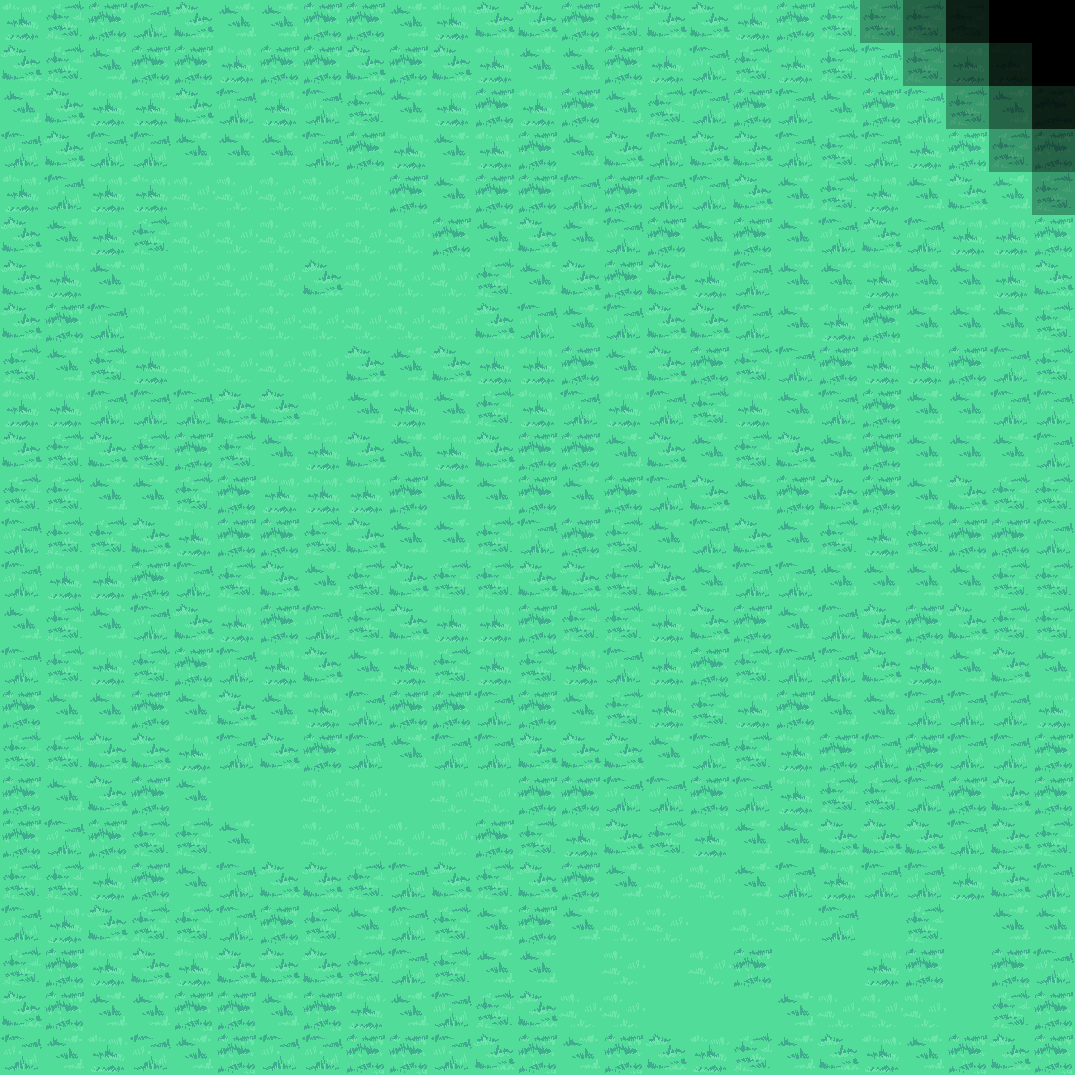

This game map was drawn from its Tiled (.tmx) file and the tilesets committed beside it. A one-line description and the trimmed map source follow:
An orthogonal 25x25 tile map with 43x43 px tiles, 2 tile layers (World_1, World_3), 1 hidden layer not drawn, 20 tilesets and 125 objects.

<map version="1.0" orientation="orthogonal" renderorder="right-down" width="25" height="25" tilewidth="43" tileheight="43" nextobjectid="291">
 <tileset firstgid="1" name="grass" tilewidth="43" tileheight="43">
  <image source="background/grass.png" width="258" height="215" />
 </tileset>
 <tileset firstgid="31" name="sparkle" tilewidth="20" tileheight="25">
  <image source="character/sparkle.png" width="120" height="25" />
  <tile id="0">
   <properties>
    <property name="type" value="sparkle" />
   </properties>
  </tile>
 </tileset>
 <tileset firstgid="37" name="ghost_arms" tilewidth="23" tileheight="31">
  <image source="character/ghost_arms.png" width="92" height="31" />
  <tile id="0">
   <properties>
    <property name="type" value="ghost_arm" />
   </properties>
  </tile>
 </tileset>
 <tileset firstgid="41" name="ghost_bow" tilewidth="18" tileheight="32">
  <image source="character/ghost_bow.png" width="72" height="32" />
  <tile id="3">
   <properties>
    <property name="type" value="ghost_bow" />
   </properties>
  </tile>
 </tileset>
 <tileset firstgid="45" name="ghost_hat" tilewidth="20" tileheight="31">
  <image source="character/ghost_hat.png" width="80" height="31" />
  <tile id="0">
   <properties>
    <property name="type" value="ghost_hat" />
   </properties>
  </tile>
 </tileset>
 <tileset firstgid="49" name="ghost_no_arms" tilewidth="16" tileheight="29">
  <image source="character/ghost_no_arms.png" width="64" height="29" />
  <tile id="0">
   <properties>
    <property name="type" value="ghost_no_arms" />
   </properties>
  </tile>
 </tileset>
 <tileset firstgid="53" name="Bush1_full" tilewidth="60" tileheight="29">
  <image source="collidables/Bush1_full.png" width="60" height="29" />
 </tileset>
 <tileset firstgid="54" name="houseA" tilewidth="82" tileheight="59">
  <image source="collidables/houseA.png" width="82" height="59" />
 </tileset>
 <tileset firstgid="55" name="Bush1_full" tilewidth="60" tileheight="29">
  <image source="collidables/Bush1_full.png" width="60" height="29" />
 </tileset>
 <tileset firstgid="56" name="House_C" tilewidth="111" tileheight="47">
  <image source="collidables/House_C.png" width="111" height="47" />
 </tileset>
 <tileset firstgid="57" name="Bush2_full" tilewidth="57" tileheight="29">
  <image source="collidables/Bush2_full.png" width="57" height="29" />
 </tileset>
 <tileset firstgid="58" name="Olivia Tree" tilewidth="39" tileheight="62">
  <image source="collidables/Olivia Tree.png" width="39" height="62" />
 </tileset>
 <tileset firstgid="59" name="tree_fall" tilewidth="71" tileheight="34">
  <image source="collidables/tree_fall.png" width="71" height="34" />
 </tileset>
 <tileset firstgid="60" name="House_D" tilewidth="89" tileheight="80">
  <image source="collidables/House_D.png" width="89" height="80" />
 </tileset>
 <tileset firstgid="61" name="tree_Jess_1" tilewidth="40" tileheight="61">
  <image source="collidables/tree_Jess_1.png" width="40" height="61" />
 </tileset>
 <tileset firstgid="62" name="tree_Jess2" tilewidth="40" tileheight="61">
  <image source="collidables/tree_Jess2.png" width="40" height="61" />
 </tileset>
 <tileset firstgid="63" name="tree_stump" tilewidth="17" tileheight="15">
  <image source="collidables/tree_stump.png" width="17" height="15" />
 </tileset>
 <tileset firstgid="64" name="House_e" tilewidth="109" tileheight="79">
  <image source="collidables/House_e.png" width="109" height="79" />
 </tileset>
 <tileset firstgid="65" name="houseB" tilewidth="118" tileheight="91">
  <image source="collidables/houseB.png" width="118" height="91" />
 </tileset>
 <tileset firstgid="66" name="flower bush" tilewidth="43" tileheight="28">
  <image source="collidables/flower bush.png" width="43" height="28" />
 </tileset>
 <layer name="World_1" width="25" height="25">
  <data>[625 cells, 0 non-empty, 0 distinct tile ids]</data>
 </layer>
 <objectgroup name="World_1_remove">
  <object id="54" gid="31" x="709" y="790">
   <properties>
    <property name="load" value="World_2, World_2_remove" />
    <property name="remove" value="World_1_remove" />
   </properties>
  </object>
 </objectgroup>
 <layer name="World_2" width="25" height="25" visible="0">
  <data>[625 cells, 118 non-empty, 27 distinct tile ids]</data>
 </layer>
 <objectgroup name="World_2_remove">
  <object id="216" gid="31" x="854.058" y="185.301" />
  <object id="87" gid="54" x="276.041" y="314" />
  <object id="88" gid="55" x="326.041" y="323" />
 </objectgroup>
 <layer name="World_3" width="25" height="25">
  <data>[625 cells, 625 non-empty, 17 distinct tile ids]</data>
 </layer>
 <objectgroup name="World_3_remove">
  <object id="60" gid="49" x="896" y="539" />
  <object id="64" gid="31" x="133.166" y="541.049" />
 </objectgroup>
 <objectgroup name="World_3_objects">
  <object id="89" gid="56" x="308.061" y="779.257" />
  <object id="92" gid="58" x="48.6692" y="1055.06" />
  <object id="93" gid="59" x="853.269" y="158.054" />
  <object id="94" gid="60" x="895.85" y="543.008" />
  <object id="214" gid="54" x="277.367" y="314.714" />
  <object id="215" gid="55" x="332.449" y="325.837" />
 </objectgroup>
 <objectgroup name="World_4_objects">
  <object id="61" gid="49" x="591" y="499" />
  <object id="62" gid="45" x="789" y="1003" />
  <object id="63" gid="41" x="915.685" y="86.7067" />
  <object id="95" gid="61" x="147.033" y="493.057" />
  <object id="97" gid="61" x="986.955" y="1001.29" />
  <object id="98" gid="61" x="597.341" y="993.562" />
  <object id="99" gid="62" x="70.9469" y="503.162" />
  <object id="100" gid="62" x="192.209" y="521.589" />
  <object id="101" gid="62" x="28.7428" y="561.415" />
  <object id="102" gid="62" x="58.464" y="610.158" />
  <object id="103" gid="62" x="4.96582" y="592.325" />
  <object id="104" gid="62" x="49.5476" y="531.1" />
  <object id="105" gid="62" x="101.263" y="488.896" />
  <object id="106" gid="61" x="124.445" y="472.252" />
  <object id="107" gid="61" x="172.593" y="500.784" />
  <object id="108" gid="61" x="205.287" y="536.45" />
  <object id="109" gid="61" x="232.63" y="570.926" />
  <object id="114" gid="61" x="191.615" y="603.025" />
  <object id="115" gid="63" x="93.0521" y="539.01" />
  <object id="117" gid="63" x="174.488" y="540.199" />
  <object id="118" gid="63" x="129.906" y="583.592" />
  <object id="119" gid="55" x="934.156" y="1016.2" />
  <object id="120" gid="55" x="625.979" y="1012.04" />
  <object id="130" gid="64" x="668.554" y="1000.78" />
  <object id="133" gid="65" x="840.364" y="1002.62" />
  <object id="135" gid="66" x="661.728" y="1026.3" />
  <object id="137" gid="57" x="862.448" y="541.849" />
  <object id="138" gid="57" x="866.609" y="558.493" />
  <object id="139" gid="57" x="890.386" y="569.192" />
  <object id="140" gid="57" x="958.15" y="546.01" />
  <object id="141" gid="57" x="941.506" y="563.842" />
  <object id="154" gid="58" x="829.838" y="536.855" />
  <object id="155" gid="58" x="860.748" y="524.967" />
  <object id="158" gid="58" x="839.943" y="573.115" />
  <object id="162" gid="58" x="975.472" y="527.939" />
  <object id="163" gid="58" x="1000.44" y="549.338" />
  <object id="165" gid="58" x="986.766" y="576.087" />
  <object id="166" gid="58" x="1011.14" y="513.078" />
  <object id="167" gid="58" x="1034.91" y="531.505" />
  <object id="168" gid="58" x="1026.59" y="569.548" />
  <object id="169" gid="58" x="1012.33" y="601.053" />
  <object id="170" gid="58" x="1046.21" y="576.087" />
  <object id="171" gid="58" x="1046.8" y="609.375" />
  <object id="174" gid="58" x="812.005" y="568.954" />
  <object id="175" gid="58" x="784.067" y="560.038" />
  <object id="176" gid="58" x="810.222" y="514.861" />
  <object id="177" gid="58" x="843.51" y="491.084" />
  </objectgroup>
 <objectgroup name="World_4_remove">
  <!-- 1 objects omitted --></objectgroup>
</map>
<!-- 66 of 125 objects omitted -->